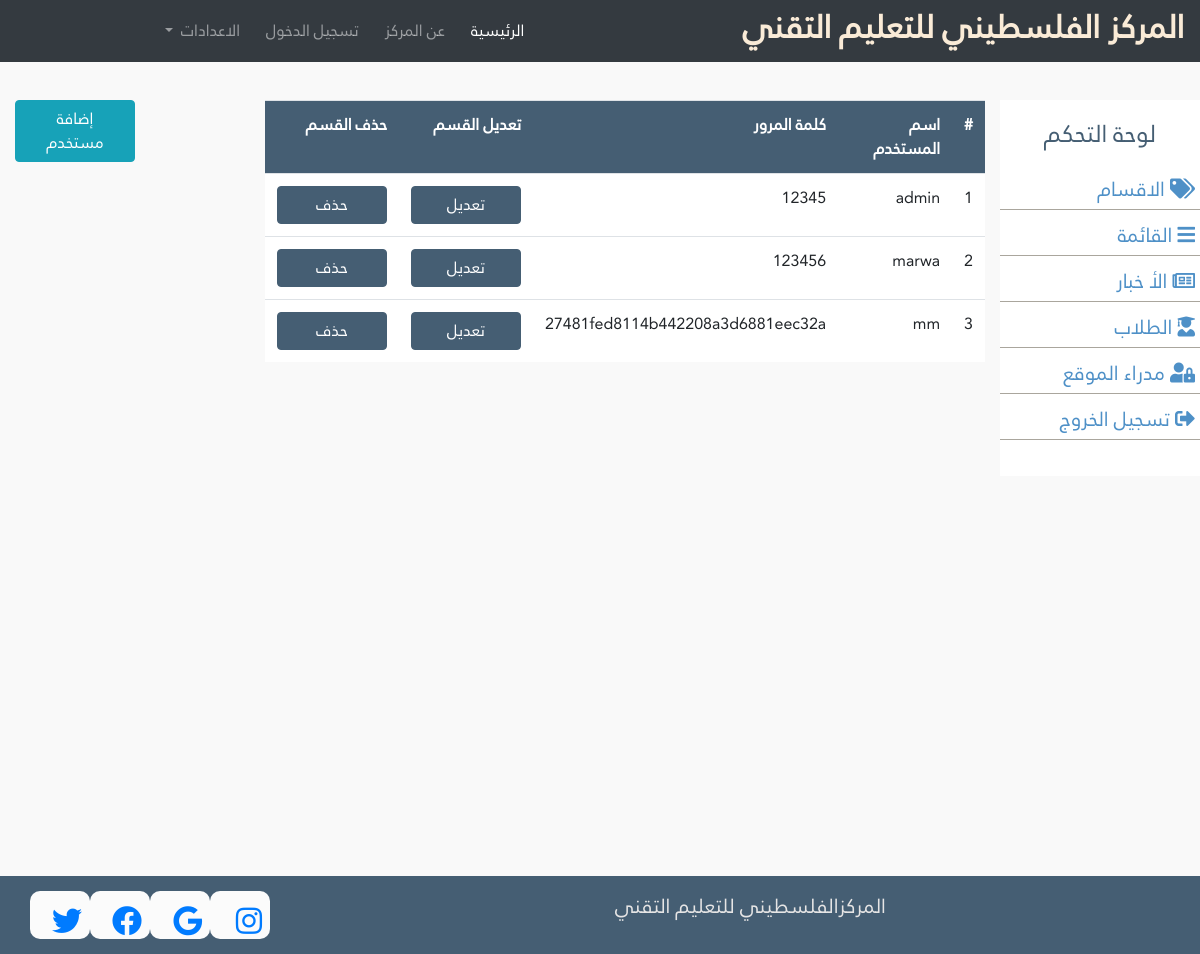
The app's page /admins.php (signed in) with its own data.
### tables this page shows
CREATE TABLE `users` (
  `id` int(11) NOT NULL,
  `username` varchar(255) NOT NULL,
  `password` varchar(255) NOT NULL
);

### admins.php (the view, shortened to what this page needs)
<?php
if(isset($_SESSION['id'])){
include('include/headercp.php');
?>
<body>
                <div class="content">
                    <div class="container-fluid">
                        <div class="row">
                            <div class="col-md-2" id="side-area">
                                <h4>لوحة التحكم</h4>
                                <ul>
                                     <li data-toggle="collapse" href="#dep">
                                        <a href="#">
                                            <span><i class="fas fa-tags"></i></span>
                                            <span>الاقسام</span>
                                        </a>
                                    </li>
                                <li>
                                        <a href="menu.php" target="_blank">
                                            <span><i class="fas fa-bars"></i></span>
                                            <span>القائمة </span>
                                        </a>
                                    </li>
                                <li data-toggle="collapse" href="#news">
                                        <a href="#">
                                            <span><i class="far fa-newspaper"></i></span>
                                            <span>الأ خبار</span>
                                        </a>
                                    </li>
                                    <li data-toggle="collapse" href="#students">
                                        <a href="#">
                                            <span><i class="fas fa-user-graduate"></i></span>
                                            <span>الطلاب </span>
                                        </a>
                                    </li>
                                    <li>
                                        <a href="admins.php">
                                            <span><i class="fas fa-user-lock"></i></span>
                                            <span>مدراء الموقع </span>
                                        </a>
                                    </li>
                                    <li>
                                        <a href="logout.php">
                                            <span><i class="fas fa-sign-out-alt"></i></span>
                                            <span>تسجيل الخروج</span>
                                        </a>
                                    </li>
                                </ul>
                            </div>
            <div class="col-md-10" id="main-area">
            <div class="row">
                  <div class="col-md-9">
                  <table class="table mb-5" style="background-color:#fff;">
                                    <tr style="color:#fff;background-color: var(--first-color)!important;">
                                        <th># </th>
                                        <th>اسم المستخدم</th>
                                        <th>كلمة المرور</th>
                                        <th>تعديل القسم</th>
                                        <th>حذف القسم</th>
                                    </tr>
                                        <?php
                                        $sql="SELECT * FROM `users`";
                                        $r=mysqli_query($conn,$sql);
                                        $no=0;
                                        while($row=mysqli_fetch_assoc($r)){
                                            $no++;
                                        ?>
                                    <tr>
                                        <td><?php echo $no ;?></td>
                                        <td><?php echo $row['username'];?></td>
                                        <td><?php echo $row['password'];?></td>
                                        <td><a href="editadmin.php?id=<?php echo $row['id'] ;?>&name=<?php echo $row['username'];?>&pass=<?php echo $row['password'];?>" class="btn btn-custom">تعديل </a></td>
                                        <td><a href="deladmin.php?id=<?php echo $row['id']; ?>" class="btn btn-custom" name="delete">حذف </a></td>
                                    </tr>
                                    <?php
                                        }
                                    ?>
                     </table>
                  </div>
                     <div class="col-md-1">
                      <a href="newadmin.php"class="btn btn-info sidebtn " >إضافة مستخدم</a>
                  </div>
            </div>
            </div>
        </div>
    </div>
</div>
<?php
   include('include/footer.php');
         }
         else{
         header('location:index.php');}
   ?>

### css/style.css (style rules this page uses)
* { font-family:neo ; }
:root { --first-color:#5b4834; --second-color:#aaa69d; }
body { background-color: #f9f9f9; }

### css/dashboard.css (style rules this page uses)
* { font-family:neo ; }
:root { --first-color:#455E73;; --second-color:#aaa69d; --third-color:#4e90c7; --f-color:#f9f9f9; }
body { background-color:#f9f9f9; }
a,a:hover { text-decoration: none; }
.content { margin-bottom: 400px; max-height:400px; margin-top: 0px; }
#side-area { background-color:#fff; color:var(--first-color); padding:20px 0; max-height:385px; }
#side-area h4 { text-align:center; margin-bottom:20px; }
#side-area ul { list-style:none; padding:0; }
#side-area ul li { margin-bottom:5px; padding:5px ; border-bottom:1px solid var(--second-color); }
#side-area ul li a { color:#4e90c7; font-size:20px; }
.btn-custom { background-color:var(--first-color); color:#fff; width:110px; border:1px solid var(--first-color); }
.sidebtn { color:#fff; width:120px; margin-right: 100px; }

### records on screen
users: username "admin", password "12345"
users: username "marwa", password "123456"
users: username "mm", password "27481fed8114b442208a3d6881eec32a"
